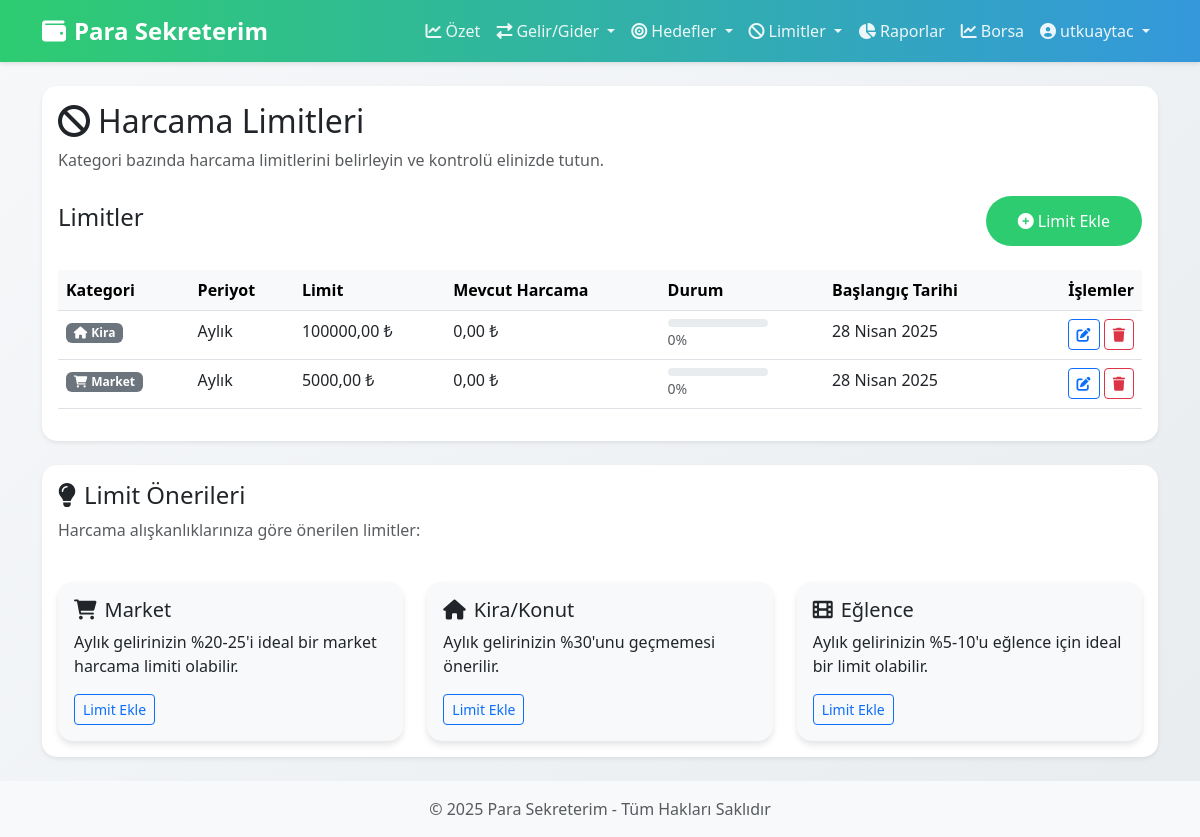
/harcama-limitleri/ (signed in), run on the app's committed database.
### accounts/models.py (models this page shows, shortened)
class CustomUser(AbstractUser):
    email = models.EmailField(unique=True)
    is_email_verified = models.BooleanField(default=False)
    financial_info_completed = models.BooleanField(default=False)
    total_amount = models.DecimalField(max_digits=15, decimal_places=2, default=0)

class SpendingLimit(models.Model):
    user = models.ForeignKey(CustomUser, on_delete=models.CASCADE, related_name='spending_limits')
    category = models.ForeignKey(Category, on_delete=models.CASCADE)
    amount = models.DecimalField(max_digits=15, decimal_places=2)
    period = models.CharField(max_length=10, choices=[
        ('daily', 'Günlük'),
        ('weekly', 'Haftalık'),
        ('monthly', 'Aylık'),
    ], default='monthly')
    start_date = models.DateField(default=timezone.now)
    def current_spending(self):
        if self.period == 'daily':
            today = timezone.now().date()
            transactions = Transaction.objects.filter(
                user=self.user,
                category=self.category,
                date=today
            )
        elif self.period == 'monthly':
            today = timezone.now().date()
            transactions = Transaction.objects.filter(
                user=self.user,
                category=self.category,
                date__year=today.year,
                date__month=today.month
            )
        else:
            return Decimal(0)
        return sum(t.amount for t in transactions)
    def is_exceeded(self):
        return self.current_spending() > self.amount

class Category(models.Model):
    CATEGORY_TYPES = [
        ('gelir', 'Gelir'),
        ('gider', 'Gider'),
    ]
    name = models.CharField(max_length=100)
    type = models.CharField(max_length=5, choices=CATEGORY_TYPES)
    icon = models.CharField(max_length=50, blank=True, null=True)
    class Meta:
        verbose_name_plural = "Kategoriler"

### accounts/views.py (the view)
# urls.py: path('harcama-limitleri/', accounts_views.spending_limits_view, name='spending_limits'),
@login_required
def spending_limits_view(request):
    user = request.user
    limits = SpendingLimit.objects.filter(user=user)
    print(f"Kullanıcı: {user.username}, Limit Sayısı: {limits.count()}")
    try:
        for limit in limits:
            if limit.is_exceeded():
                messages.warning(
                    request,
                    f"'{limit.category.name}' kategorisindeki {limit.get_period_display().lower()} harcama limitinizi aştınız!"
                )
        context = {
            'limits': limits,
        }
        return render(request, 'accounts/spending_limits.html', context)
    except Exception as e:
        print(f"Hata oluştu: {str(e)}")
        messages.error(request, f"Bir hata oluştu: {str(e)}")
        return HttpResponse(f"Harcama limitleri sayfası yüklenirken bir hata oluştu: {str(e)}")

### accounts/templates/accounts/spending_limits.html (shortened to what this page needs)
{% extends 'base.html' %}
{% load custom_tags %}
{% block content %}
<div class="row mb-4">
    <div class="col-12">
        <div class="card shadow-sm">
            <div class="card-body">
                <h2 class="card-title"><i class="fas fa-ban me-2"></i>Harcama Limitleri</h2>
                <p class="text-muted mb-4">Kategori bazında harcama limitlerini belirleyin ve kontrolü elinizde tutun.</p>
                <div class="d-flex justify-content-between align-items-center mb-4">
                    <h4>Limitler</h4>
                    <a href="{% url 'add_spending_limit' %}" class="btn btn-primary">
                        <i class="fas fa-plus-circle me-1"></i>Limit Ekle
                    </a>
                </div>
                {% if limits %}
                    <div class="table-responsive">
                        <table class="table table-hover">
                            <thead class="table-light">
                                <tr>
                                    <th>Kategori</th>
                                    <th>Periyot</th>
                                    <th>Limit</th>
                                    <th>Mevcut Harcama</th>
                                    <th>Durum</th>
                                    <th>Başlangıç Tarihi</th>
                                    <th class="text-end">İşlemler</th>
                                </tr>
                            </thead>
                            <tbody>
                                {% for limit in limits %}
                                <tr {% if limit.is_exceeded %}class="table-danger"{% endif %}>
                                    <td>
                                        <span class="badge bg-secondary">
                                            <i class="fas fa-{{ limit.category.icon }} me-1"></i>{{ limit.category.name }}
                                        </span>
                                    </td>
                                    <td>{{ limit.get_period_display }}</td>
                                    <td>{{ limit.amount|floatformat:2 }} ₺</td>
                                    <td>{{ limit.current_spending|floatformat:2 }} ₺</td>
                                    <td>
                                        {% if limit.is_exceeded %}
                                            <span class="badge bg-danger">Limit Aşıldı</span>
                                        {% else %}
                                            <div class="progress" style="height: 8px; width: 100px;">
                                            </div>
                                            <small class="text-muted">{% widthratio limit.current_spending limit.amount 100 %}%</small>
                                        {% endif %}
                                    </td>
                                    <td>{{ limit.start_date }}</td>
                                    <td class="text-end">
                                        <a href="{% url 'edit_spending_limit' limit.id %}" class="btn btn-sm btn-outline-primary">
                                            <i class="fas fa-edit"></i>
                                        </a>
                                        <button type="button" class="btn btn-sm btn-outline-danger delete-limit"
                                            data-bs-toggle="modal" data-bs-target="#deleteLimitModal"
                                            data-id="{{ limit.id }}"
                                            data-category="{{ limit.category.name }}"
                                            data-amount="{{ limit.amount }}">
                                            <i class="fas fa-trash"></i>
                                        </button>
                                    </td>
                                </tr>
                                {% endfor %}
                            </tbody>
                        </table>
                    </div>
                {% endif %}
            </div>
        </div>
    </div>
</div>
<div class="row">
    <div class="col-12">
        <div class="card shadow-sm">
            <div class="card-body">
                <h4 class="card-title"><i class="fas fa-lightbulb me-2"></i>Limit Önerileri</h4>
                <p class="text-muted">Harcama alışkanlıklarınıza göre önerilen limitler:</p>
                <div class="row row-cols-1 row-cols-md-3 g-4 mt-2">
                    <div class="col">
                        <div class="card h-100 border-0 bg-light">
                            <div class="card-body">
                                <h5 class="card-title"><i class="fas fa-shopping-cart me-2"></i>Market</h5>
                                <p class="card-text">Aylık gelirinizin %20-25'i ideal bir market harcama limiti olabilir.</p>
                                <a href="{% url 'add_spending_limit' %}" class="btn btn-sm btn-outline-primary">Limit Ekle</a>
                            </div>
                        </div>
                    </div>
                    <div class="col">
                        <div class="card h-100 border-0 bg-light">
                            <div class="card-body">
                                <h5 class="card-title"><i class="fas fa-home me-2"></i>Kira/Konut</h5>
                                <p class="card-text">Aylık gelirinizin %30'unu geçmemesi önerilir.</p>
                                <a href="{% url 'add_spending_limit' %}" class="btn btn-sm btn-outline-primary">Limit Ekle</a>
                            </div>
                        </div>
                    </div>
                    <div class="col">
                        <div class="card h-100 border-0 bg-light">
                            <div class="card-body">
                                <h5 class="card-title"><i class="fas fa-film me-2"></i>Eğlence</h5>
                                <p class="card-text">Aylık gelirinizin %5-10'u eğlence için ideal bir limit olabilir.</p>
                                <a href="{% url 'add_spending_limit' %}" class="btn btn-sm btn-outline-primary">Limit Ekle</a>
                            </div>
                        </div>
                    </div>
                </div>
            </div>
        </div>
    </div>
</div>
{% endblock %}

### templates/base.html (shortened to what this page needs)
{% load static %}
{% load custom_tags %}
<!DOCTYPE html>
<html lang="tr">
<head>
    <link href="https://cdn.jsdelivr.net/npm/bootstrap@5.3.0/dist/css/bootstrap.min.css" rel="stylesheet">
    <link href="https://cdnjs.cloudflare.com/ajax/libs/font-awesome/6.0.0/css/all.min.css" rel="stylesheet">
    <link href="{% static 'css/style.css' %}" rel="stylesheet">
    <link href="{% static 'css/custom.css' %}" rel="stylesheet">
</head>
<body>
    {% if user.is_authenticated %}
      {% if request.resolver_match.url_name != 'login' and request.resolver_match.url_name != 'register' and request.resolver_match.url_name != 'password_reset_request' and request.resolver_match.url_name != 'password_reset_confirm' %}
    <nav class="navbar navbar-expand-lg navbar-dark bg-primary">
        <div class="container">
            <a class="navbar-brand" href="{% url 'dashboard' %}">
                <i class="fas fa-wallet me-2"></i>Para Sekreterim
            </a>
            <div class="collapse navbar-collapse" id="navbarNav">
                <ul class="navbar-nav ms-auto">
                    <li class="nav-item">
                        <a class="nav-link {% if request.resolver_match.url_name == 'dashboard' %}active{% endif %}" href="{% url 'dashboard' %}">
                            <i class="fas fa-chart-line me-1"></i>Özet
                        </a>
                    </li>
                    <li class="nav-item dropdown">
                        <a class="nav-link dropdown-toggle " href="#" id="navbarGelirGider" role="button" data-bs-toggle="dropdown" aria-expanded="false">
                            <i class="fas fa-exchange-alt me-1"></i>Gelir/Gider
                        </a>
                    </li>
                    <li class="nav-item dropdown">
                        <a class="nav-link dropdown-toggle " href="#" id="navbarHedefler" role="button" data-bs-toggle="dropdown" aria-expanded="false">
                            <i class="fas fa-bullseye me-1"></i>Hedefler
                        </a>
                    </li>
                    <li class="nav-item dropdown">
                        <a class="nav-link dropdown-toggle {% if request.resolver_match.url_name == 'spending_limits' or request.resolver_match.url_name == 'add_spending_limit' %}active{% endif %}" href="#" id="navbarLimitler" role="button" data-bs-toggle="dropdown" aria-expanded="false">
                            <i class="fas fa-ban me-1"></i>Limitler
                        </a>
                    </li>
                    <li class="nav-item">
                        <a class="nav-link {% if request.resolver_match.url_name == 'reports' %}active{% endif %}" href="/raporlar/">
                            <i class="fas fa-chart-pie me-1"></i>Raporlar
                        </a>
                    </li>
                    <li class="nav-item">
                        <a class="nav-link {% if request.resolver_match.url_name == 'borsa' %}active{% endif %}" href="/borsa/">
                            <i class="fas fa-chart-line me-1"></i>Borsa
                        </a>
                    </li>
                    <li class="nav-item dropdown">
                        <a class="nav-link dropdown-toggle" href="#" id="navbarDropdown" role="button" data-bs-toggle="dropdown" aria-expanded="false">
                            <i class="fas fa-user-circle me-1"></i>{{ user.username }}
                        </a>
                    </li>
                </ul>
            </div>
        </div>
    </nav>
    {% endif %}
    {% endif %}
    <div class="container my-4">
        {% block content %}
        {% endblock %}
    </div>
    <footer class="footer mt-auto py-3 bg-light">
        <div class="container text-center">
            <span class="text-muted">© 2025 Para Sekreterim - Tüm Hakları Saklıdır</span>
        </div>
    </footer>
</body>
</html>

### static/css/style.css (style rules this page uses)
:root { --primary-color: #2ecc71; --secondary-color: #27ae60; --accent-color: #3498db; --danger-color: #e74c3c; --text-color: #2c3e50; --light-bg: #f9f9f9; }
body { font-family: 'Segoe UI', Tahoma, Geneva, Verdana, sans-serif; background: linear-gradient(135deg, #f6f8fa 0%, #e9ecef 100%); color: var(--text-color); min-height: 100vh; }
.navbar { background: linear-gradient(to right, var(--primary-color), var(--accent-color)) !important; box-shadow: 0 2px 4px rgba(0,0,0,0.1); }
.navbar-brand { font-size: 1.5rem; font-weight: bold; color: white !important; }
.navbar-dark .navbar-nav .nav-link { color: rgba(255,255,255,0.9) !important; transition: all 0.3s ease; }
.card { border: none; border-radius: 15px; box-shadow: 0 4px 6px rgba(0,0,0,0.1); transition: transform 0.3s ease; }
.btn-primary { background: var(--primary-color); border: none; padding: 0.8rem 2rem; border-radius: 30px; transition: all 0.3s ease; }
.text-center { font-weight: 500; }
a { color: var(--accent-color); text-decoration: none; transition: all 0.3s ease; }

### data on the page
CustomUser: username "utkuaytac"
SpendingLimit: category.name "Kira", period "Aylık", amount "100000,00", current_spending "0,00", period+user+category "0", start_date "28 Nisan 2025"
SpendingLimit: category.name "Market", period "Aylık", amount "5000,00", current_spending "0,00", period+user+category "0", start_date "28 Nisan 2025"
